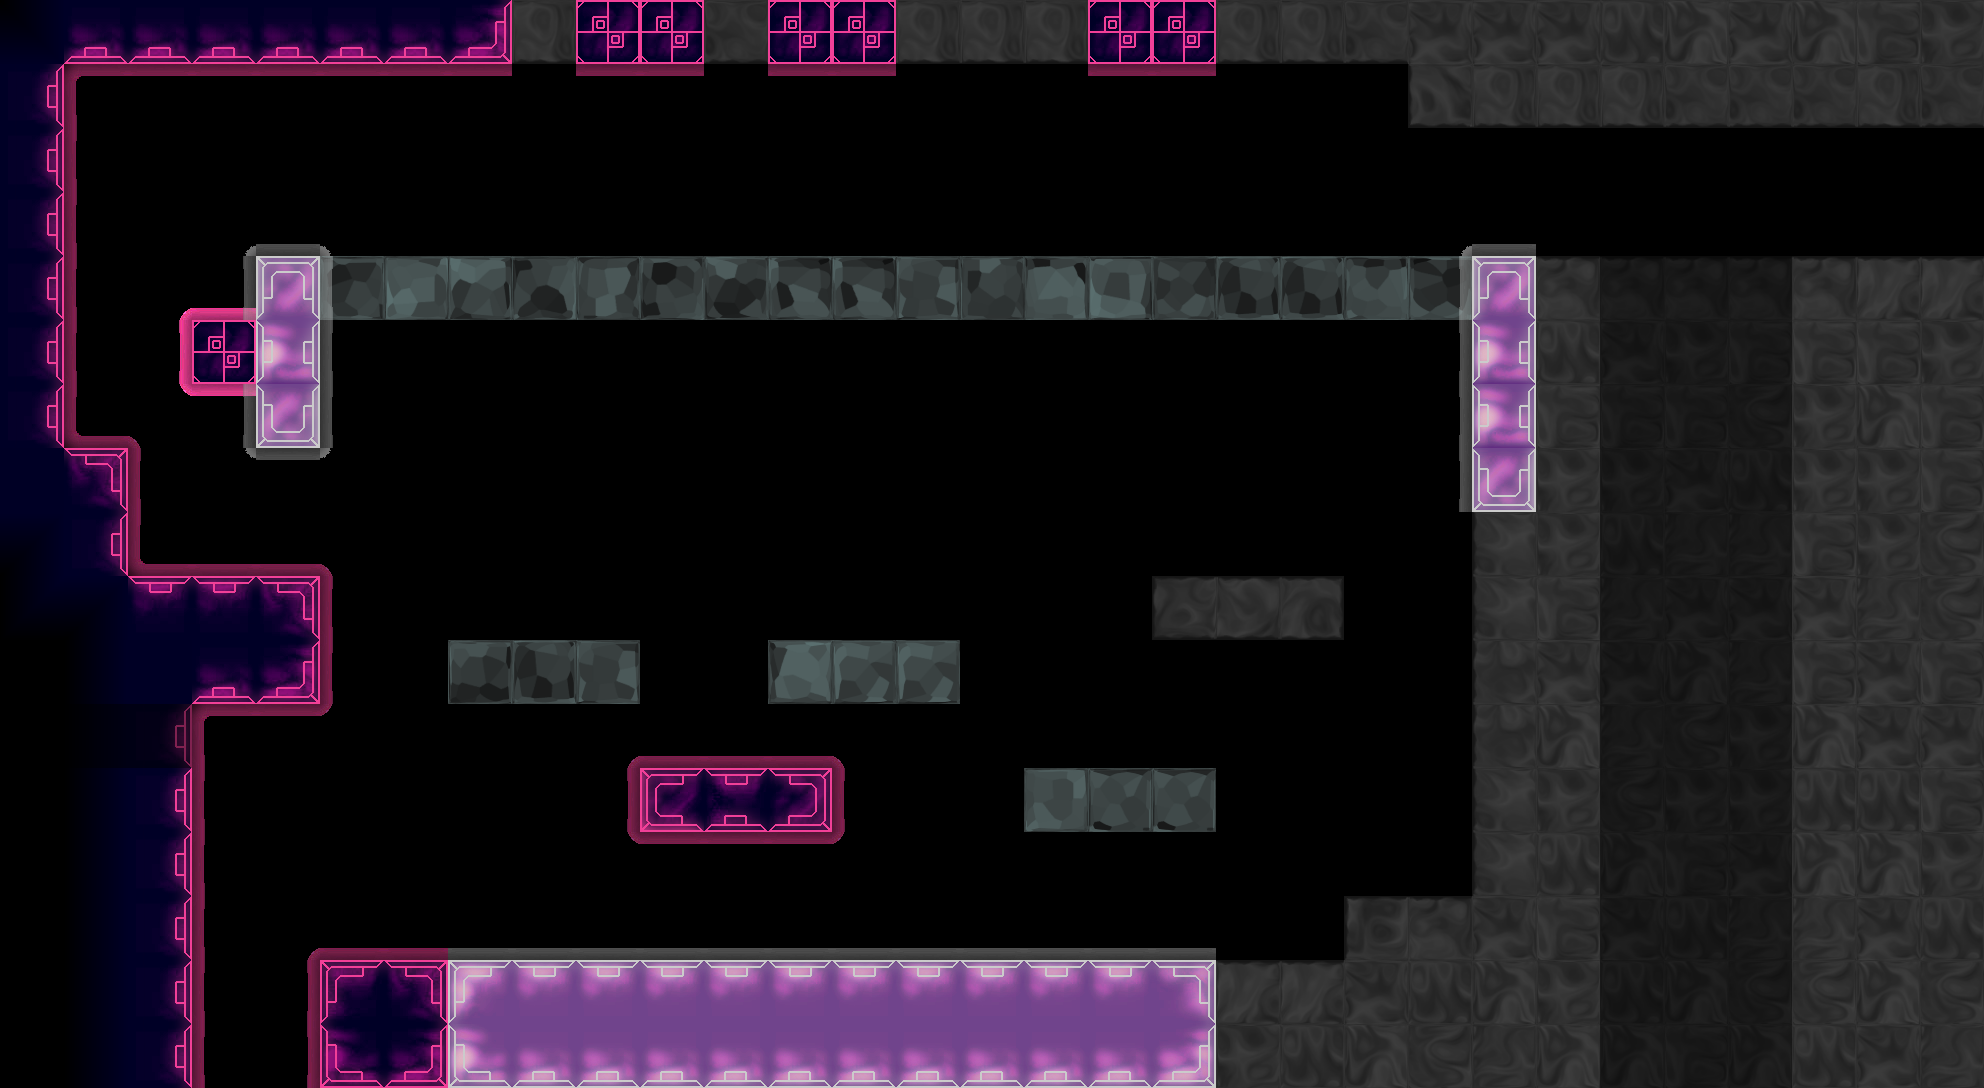

Rendered tile map (Tiled .tmx) drawn with the repository's tilesets; below, a short description and the full map source, tile grids included:
An orthogonal 31x17 tile map with 64x64 px tiles, 3 tile layers (back2Tile, backTile, tile), 7 tilesets and 8 objects (3x Exit, 2x OrbRed, DoorRed, ShooterRed, Path).

<map version="1.0" orientation="orthogonal" width="31" height="17" tilewidth="64" tileheight="64">
 <properties>
  <property name="bg" value="bg1" />
  <property name="bgParallaxX" value=".7" />
  <property name="bgParallaxY" value=".7" />
  <property name="music" value="begin_red" />
 </properties>
 <tileset firstgid="1" source="tiles/black_tiles.tsx" />
 <tileset firstgid="50" source="tiles/white_tiles.tsx" />
 <tileset firstgid="99" source="tiles/mixed_tiles.tsx" />
 <tileset firstgid="211" source="tiles/glass_tiles.tsx" />
 <tileset firstgid="260" source="tiles/black_indestructable.tsx" />
 <tileset firstgid="310" source="tiles/glow_purple.tsx" />
 <tileset firstgid="334" source="tiles/glow_white.tsx" />
 <layer name="back2Tile" width="31" height="17">
  <data encoding="csv">
0,0,0,0,0,0,0,0,0,0,0,0,0,0,0,0,0,0,0,0,0,0,0,0,0,0,0,0,0,0,0,
0,0,0,0,0,0,0,0,0,0,0,0,0,0,0,0,0,0,0,0,0,0,0,0,0,0,0,0,0,0,0,
0,0,0,0,0,0,0,0,0,0,0,0,0,0,0,0,0,0,0,0,0,0,0,0,0,0,0,0,0,0,0,
0,0,0,0,0,0,0,0,0,0,0,0,0,0,0,0,0,0,0,0,0,0,0,0,0,0,0,0,0,0,0,
0,0,322,326,0,0,0,0,0,0,0,0,0,0,0,0,0,0,0,0,0,0,0,0,0,0,0,0,0,0,0,
0,0,321,0,0,0,0,0,0,0,0,0,0,0,0,0,0,0,0,0,0,0,0,0,0,0,0,0,0,0,0,
0,0,328,314,0,0,0,0,0,0,0,0,0,0,0,0,0,0,0,0,0,0,0,0,0,0,0,0,0,0,0,
0,0,0,0,0,0,0,0,0,0,0,0,0,0,0,0,0,0,0,0,0,0,0,0,0,0,0,0,0,0,0,
0,0,0,0,0,0,0,0,0,0,0,0,0,0,0,0,0,0,0,0,0,0,0,0,0,0,0,0,0,0,0,
0,0,0,0,0,0,0,0,0,0,0,0,0,0,0,0,0,0,0,0,0,0,0,0,0,0,0,0,0,0,0,
0,0,0,0,0,0,0,0,0,0,0,0,0,0,0,0,0,0,0,0,0,0,0,0,0,0,0,0,0,0,0,
0,0,0,0,0,0,0,0,0,0,0,0,0,0,0,0,0,0,0,0,0,0,0,0,0,0,0,0,0,0,0,
0,0,0,0,0,0,0,0,0,0,0,0,0,0,0,0,0,0,0,0,0,0,0,0,0,0,0,0,0,0,0,
0,0,0,0,0,0,0,0,0,0,0,0,0,0,0,0,0,0,0,0,0,0,0,0,0,0,0,0,0,0,0,
0,0,0,0,0,0,0,0,0,0,0,0,0,0,0,0,0,0,0,0,0,0,0,0,0,0,0,0,0,0,0,
0,0,0,0,0,0,0,0,0,0,0,0,0,0,0,0,0,0,0,0,0,0,0,0,0,0,0,0,0,0,0,
0,0,0,0,0,0,0,0,0,0,0,0,0,0,0,0,0,0,0,0,0,0,0,0,0,0,0,0,0,0,0
</data>
 </layer>
 <layer name="backTile" width="31" height="17" opacity="0.53">
  <data encoding="csv">
0,0,0,0,0,0,0,0,0,0,0,0,0,0,0,0,0,0,0,0,0,0,0,0,0,0,0,0,0,0,0,
0,313,314,314,314,314,314,314,0,314,314,0,314,314,0,0,0,314,314,0,0,0,0,0,0,0,0,0,0,0,0,
0,319,0,0,0,0,0,0,0,0,0,0,0,0,0,0,0,0,0,0,0,0,0,0,0,0,0,0,0,0,0,
0,319,0,346,350,347,0,0,0,0,0,0,0,0,0,0,0,0,0,0,0,0,346,350,0,0,0,0,0,0,0,
0,319,0,345,0,343,0,0,0,0,0,0,0,0,0,0,0,0,0,0,0,0,345,0,0,272,272,272,0,0,0,
0,319,0,0,0,343,0,0,0,0,0,0,0,0,0,0,0,0,0,0,0,0,345,0,0,262,264,261,0,0,0,
0,325,323,345,0,343,0,0,0,0,0,0,0,0,0,0,0,0,0,0,0,0,345,0,0,261,261,274,0,0,0,
0,0,319,352,338,353,0,0,0,0,0,0,0,0,0,0,0,0,0,0,0,0,345,0,0,264,262,263,0,0,0,
0,0,325,326,326,323,0,0,0,0,0,0,0,0,0,0,0,0,0,0,0,0,0,0,0,263,269,269,0,0,0,
0,0,0,0,0,319,0,0,0,0,0,0,0,0,0,0,0,0,0,0,0,0,0,0,0,269,262,262,0,0,0,
0,0,0,0,0,319,0,0,0,0,0,0,0,0,0,0,0,0,0,0,0,0,0,0,0,262,260,269,0,0,0,
2,12,25,313,314,329,0,0,0,322,326,326,326,323,0,0,0,0,0,0,0,0,0,0,0,269,274,264,0,0,0,
0,0,0,319,0,0,0,0,0,321,0,0,0,319,0,0,0,0,0,0,0,0,0,0,0,274,264,264,0,0,0,
0,0,0,319,0,0,0,0,0,328,314,314,314,329,0,0,0,0,0,0,0,0,0,0,0,260,261,262,0,0,0,
0,0,0,319,322,326,326,350,350,350,350,350,350,350,350,350,350,350,350,0,0,0,0,0,0,262,263,269,0,0,0,
0,0,0,319,321,0,0,0,0,0,0,0,0,0,0,0,0,0,0,0,0,0,0,0,0,263,260,274,0,0,0,
0,0,0,319,321,0,0,0,0,0,0,0,0,0,0,0,0,0,0,0,0,0,0,0,0,260,261,260,0,0,0
</data>
 </layer>
 <objectgroup name="obj" width="31" height="17">
  <object type="OrbRed" x="1312" y="352" width="64" height="64" />
  <object type="OrbRed" x="896" y="128" width="64" height="64" />
  <object type="DoorRed" x="1536" y="128" width="64" height="128" />
  <object type="ShooterRed" x="491" y="356">
   <properties>
    <property name="mobile" value="true" />
    <property name="path" value="p1" />
    <property name="speed" value="150" />
   </properties>
   <polyline points="0,0 32,84" />
  </object>
  <object name="p1" type="Path" x="352" y="352">
   <polyline points="0,0 832,0" />
  </object>
 </objectgroup>
 <layer name="tile" width="31" height="17">
  <data encoding="csv">
35,38,38,31,31,38,31,32,287,24,24,282,24,24,287,287,287,24,24,287,287,282,262,262,262,263,260,262,260,261,264,
26,0,0,0,0,0,0,0,0,0,0,0,0,0,0,0,0,0,0,0,0,0,281,287,287,287,282,282,282,287,282,
26,0,0,0,0,0,0,0,0,0,0,0,0,0,0,0,0,0,0,0,0,0,0,0,0,0,0,0,259,0,0,
25,0,0,0,0,0,0,0,0,0,0,0,0,0,0,0,0,0,0,0,0,0,0,0,0,0,0,0,259,0,0,
26,0,0,0,82,252,224,218,222,228,215,238,219,219,248,235,233,211,243,225,225,232,220,82,272,0,0,0,272,267,267,
25,0,0,24,93,0,0,0,0,0,0,0,0,0,0,0,0,0,0,0,0,0,0,93,263,0,0,0,261,261,264,
25,0,0,0,96,0,0,0,0,0,0,0,0,0,0,0,0,0,0,0,0,0,0,93,261,0,0,0,264,260,261,
42,18,0,0,0,0,0,0,0,0,0,0,0,0,0,0,0,0,0,0,0,0,0,96,264,0,0,0,264,264,261,
28,26,0,0,0,0,0,0,0,0,0,0,0,0,0,0,0,0,0,0,0,0,0,275,264,0,0,0,261,264,274,
19,28,10,10,11,0,0,0,0,0,0,0,0,0,0,0,0,0,293,292,289,0,0,275,261,0,0,0,262,269,274,
2,12,13,38,32,0,0,214,225,248,0,0,230,247,247,0,0,0,0,0,0,0,0,276,262,0,0,0,261,262,261,
0,0,0,0,0,0,0,0,0,0,0,0,0,0,0,0,0,0,0,0,0,0,0,276,260,0,0,0,260,262,262,
2,12,25,0,0,0,0,0,0,0,46,45,40,0,0,0,240,227,227,0,0,0,0,275,264,0,0,0,263,263,261,
2,12,25,0,0,0,0,0,0,0,0,0,0,0,0,0,0,0,0,0,0,0,0,275,263,0,0,0,260,260,264,
2,12,25,0,0,0,0,0,0,0,0,0,0,0,0,0,0,0,0,0,0,266,272,262,261,0,0,0,269,262,263,
2,12,25,0,0,16,11,65,66,59,59,59,59,59,59,66,59,59,67,267,267,262,263,260,264,0,0,0,274,260,274,
2,12,26,0,0,37,32,86,87,87,87,80,80,87,80,87,80,87,88,264,263,260,274,269,260,0,0,0,263,262,269
</data>
 </layer>
 <objectgroup name="front" width="31" height="17">
  <object type="Exit" x="192" y="1024" width="128" height="64">
   <properties>
    <property name="mapTo" value="platforming1" />
    <property name="right" value="true" />
    <property name="springJump" value="true" />
   </properties>
  </object>
  <object type="Exit" x="0" y="704" width="64" height="64">
   <properties>
    <property name="mapTo" value="secret1" />
   </properties>
  </object>
  <object type="Exit" x="1600" y="1024" width="192" height="64">
   <properties>
    <property name="fadeOutMusic" value="true" />
    <property name="mapTo" value="trapped" />
   </properties>
  </object>
 </objectgroup>
</map>
